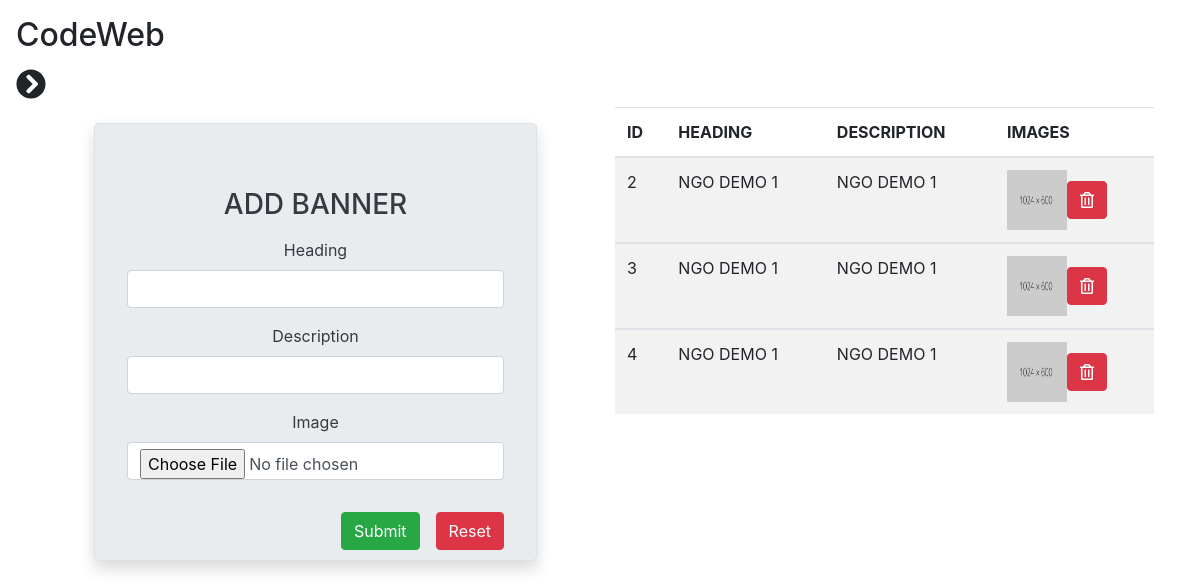
The app's page /admin/banner.php (signed in) with its own data.
### tables this page shows
CREATE TABLE `banner` (
  `id` int(255) NOT NULL,
  `heading` varchar(200) NOT NULL,
  `description` text NOT NULL,
  `image` varchar(500) NOT NULL
);

### admin/banner.php (the view, shortened to what this page needs)
<?php
include('includs/header.php');
?>
<div class="col-sm-12">
    <div class="container-fluid">
      <div class="row">
        <div class="col-sm-6">
          <div class=" mx-5 my-3 text-center">
            <form action="" class="jumbotron shadow text-dark border mt-3" method="POST" enctype="multipart/form-data">
              <h3 class="text-center mb-3">ADD BANNER</h3>
              <div class="form-group">
                  <label for="Heading">Heading</label>
                  <input type="text" name="Heading" class="form-control">
              </div>
              <div class="form-group">
                  <label for="Description">Description</label>
                  <input type="text" name="Description" class="form-control">
              </div>
              <div class="form-group">
                  <label for="Image">Image</label>
                  <input type="file" name="uploadfile"  class="form-control">
              </div>
              <input type="reset" value="Reset" class="btn btn-danger ml-3 my-3 float-right">
              <input type="Submit" name="upload" value="Submit" class="btn btn-success my-3 float-right">
            </form>
          </div>
        </div>
        <div class="col-sm-6">
          <?php
          $sql="SELECT * FROM banner";
          $result=$conn->query($sql);
          if($result->num_rows>0)
          {
              echo '<table class="table table-striped">';
                  echo '<thead>';
                      echo '<tr>';
                      echo '<th scope="col">ID</th>';
                      echo '<th scope="col">HEADING</th>';
                      echo '<th scope="col">DESCRIPTION</th>';
                      echo '<th scope="col">IMAGES</th>';
                      echo '</tr>';
                  echo '</thead>';
                  while($row=$result->fetch_assoc())
                  {
                  echo '<tbody>';
                      echo '<tr>';
                      echo '<td>'.$row['id'].'</td>';
                      echo '<td>'.$row['heading'].'</td>';
                      echo '<td>'.$row['description'].'</td>';
                      echo '<form action="" method="POST">';
                      echo '<td>';
                      echo '<img src="image/banner/'.$row['image'].'"width="60" height="60" alt="">';
                      echo '<button type="submit" name="Delete" class="btn btn-danger"><i class="far fa-trash-alt"></i></button>';
                      echo '</td>';
                      echo '</form>';
                      echo '</tr>';
                  echo '</tbody>';
                  }
              echo '</table>';
          }
          else
          {
              echo "0 result";
          }
          ?>
        </div>
      </div>
    </div>
</div>
<?php include('includs/footer.php'); ?>

### records on screen
banner: id "2", heading "NGO DEMO 1", description "NGO DEMO 1", image (picture)
banner: id "3", heading "NGO DEMO 1", description "NGO DEMO 1", image (picture)
banner: id "4", heading "NGO DEMO 1", description "NGO DEMO 1", image (picture)
